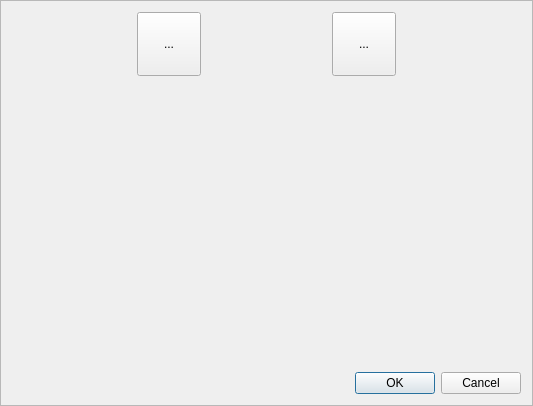
<?xml version="1.0" encoding="UTF-8"?>
<ui version="4.0">
 <class>CheckView</class>
 <widget class="QFrame" name="CheckView">
  <property name="geometry">
   <rect>
    <x>0</x>
    <y>0</y>
    <width>533</width>
    <height>406</height>
   </rect>
  </property>
  <property name="windowTitle">
   <string>Frame</string>
  </property>
  <property name="frameShape">
   <enum>QFrame::StyledPanel</enum>
  </property>
  <property name="frameShadow">
   <enum>QFrame::Raised</enum>
  </property>
  <layout class="QVBoxLayout" name="verticalLayout">
   <item>
    <layout class="QHBoxLayout" name="horizontalLayout">
     <item>
      <widget class="QToolButton" name="toolButton_2">
       <property name="minimumSize">
        <size>
         <width>64</width>
         <height>64</height>
        </size>
       </property>
       <property name="text">
        <string>...</string>
       </property>
      </widget>
     </item>
     <item>
      <widget class="QToolButton" name="toolButton">
       <property name="minimumSize">
        <size>
         <width>64</width>
         <height>64</height>
        </size>
       </property>
       <property name="text">
        <string>...</string>
       </property>
      </widget>
     </item>
    </layout>
   </item>
   <item>
    <widget class="QWidget" name="widget" native="true">
     <property name="sizePolicy">
      <sizepolicy hsizetype="Expanding" vsizetype="Expanding">
       <horstretch>0</horstretch>
       <verstretch>0</verstretch>
      </sizepolicy>
     </property>
     <layout class="QGridLayout" name="gridLayout_2"/>
    </widget>
   </item>
   <item>
    <widget class="QDialogButtonBox" name="buttonBox">
     <property name="standardButtons">
      <set>QDialogButtonBox::Cancel|QDialogButtonBox::Ok</set>
     </property>
    </widget>
   </item>
  </layout>
 </widget>
 <resources/>
 <connections/>
</ui>
